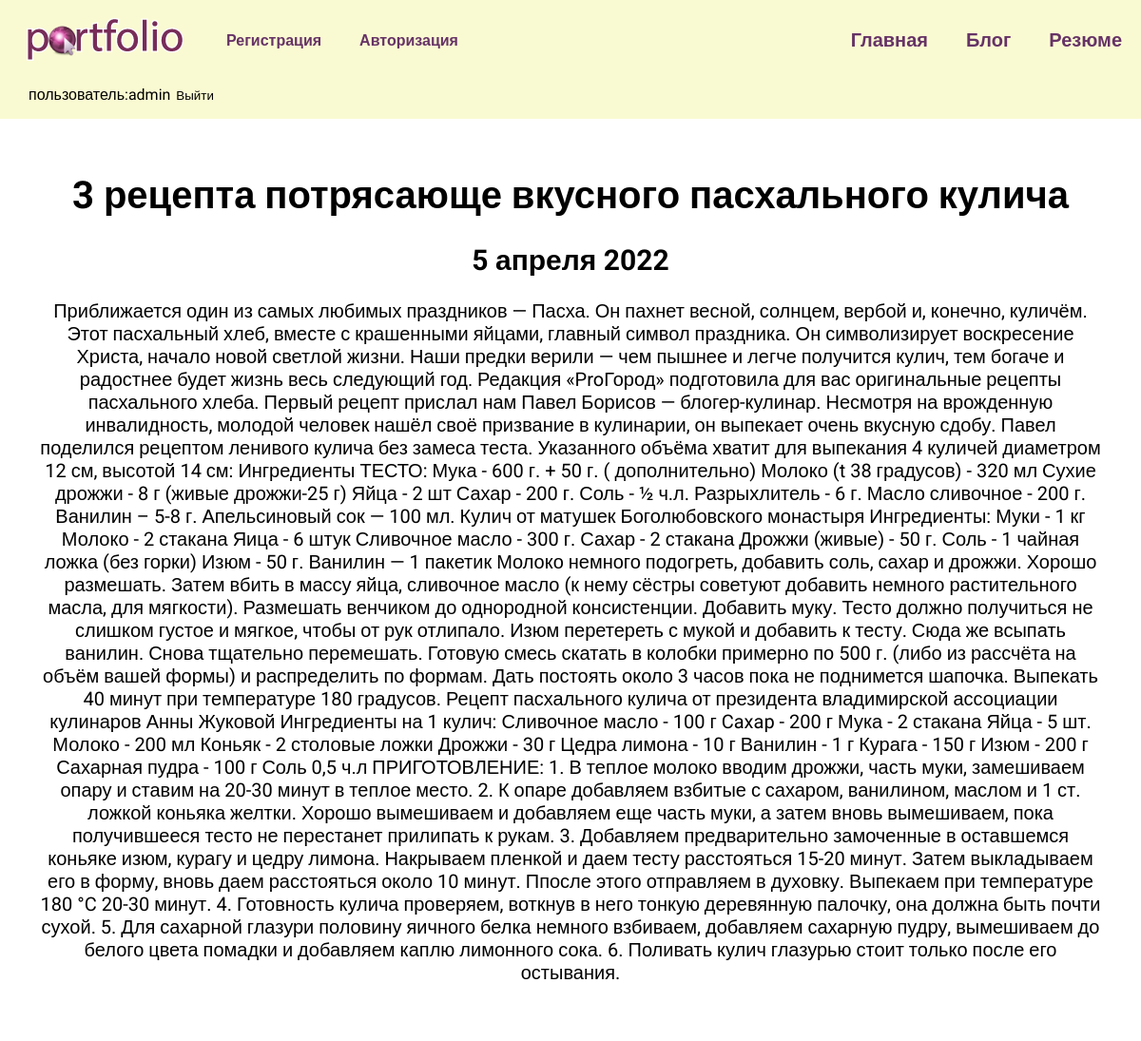
Page /bl/2 (signed in) on the committed database.
### bl/models.py (models this page shows, shortened)
class Bl(models.Model):
    title = models.CharField(max_length=200)
    description = models.TextField()
    date = models.DateField()

### bl/views.py (the view)
# urls.py: path('<int:blog_id>', views.detail, name='detail')
def detail(request, blog_id):
    blog = get_object_or_404(Bl, pk=blog_id)
    return render(request, 'bl/detail.html', {'blog': blog})

### bl/templates/bl/detail.html
{% extends 'CityVladimir/base.html' %}
{% block content %}
<div class="detail">
    <h1>{{blog.title}}</h1>
    <h2>{{blog.date|date:'j E Y'}}</h2>
    {{blog.description|safe}}
</div>
{% endblock %}

### CityVladimir/templates/CityVladimir/base.html (shortened to what this page needs)
<!DOCTYPE html>
{% load static %}
<html lang="en">
<head>
    <link rel="stylesheet" href="{% static 'css/style.css' %}">
</head>
<div class="menu">
    <div class="wrap">
        <div class="logo">
            <a href="{% url 'index'%}"><img src="{% static 'images/logo.png'%}" alt=""></a>
            <li><a href="{% url 'create_user' %}">Регистрация</a></li>
            <li><a href="{% url 'loginuser' %}">Авторизация</a></li>
        </div>
        <ul>
            <li><a href="{% url 'index' %}">Главная</a></li>
            <li><a href="{% url 'blog:bl' %}">Блог</a></li>
            <li><a href="{% static 'image/resume.pdf'%}" target="_blank">Резюме</a></li>
        </ul>
    </div>
    <div class="user">
        {% if user.is_authenticated %}
        <p>пользователь:{{user.username}}</p>
        <form action="{% url 'logoutuser' %}" method="post">
            <button class="but"> Выйти</button>
        </form>
        {% endif %}
    </div>
</div>
<body>
    <div class="content">
        <div class="wrap">
            {% block content %}
            {% endblock %}
        </div>
    </div>
</body>
</html>

### CityVladimir/static/css/style.css (style rules this page uses)
body { background-color: #ffffff; font-family: 'Roboto', sans-serif; padding: 0; margin: 0; }
.wrap { max-width: 1350px; margin: 0 auto; padding: 10px 20px 0 20px; box-sizing: border-box; }
.user { max-width: 1350px; margin: 0 auto; padding-left: 30px; margin-top: 0px; box-sizing: border-box; display: flex; align-items: center; }
.logo { display: flex; justify-content: center; align-items: center; }
.logo li { list-style: none; }
.content .wrap { text-align: center; font-size: 20px; }
.detail { background-color: white; padding: 20px 20px 60px 20px; }
.menu { margin: 0 auto; background-color: lightgoldenrodyellow; position: sticky; top: 0; }
.menu .wrap { display: flex; justify-content: space-between; flex-wrap: wrap; align-items: center; }
.menu a { text-decoration: none; font-weight: bold; color: #663366; }
.menu ul { list-style: none; display: flex; font-size: 20px; }
.menu li { margin-left: 40px; }
.user .but { border: none; background-color: transparent; cursor: pointer; }

### rows in the picture
Bl: title "3 рецепта потрясающе вкусного пасхального кулича", date "5 апреля 2022", description "Приближается один из самых любимых праздников — Пасха. Он пахнет весной, солнцем, вербой и, конечно, куличём. Этот пасхальный хлеб, вместе с крашенными яйцами, главный символ праздника. Он символизирует воскресение Христа, начало новой светлой жизни. Наши предки верили — чем пышнее и легче получится кулич, тем богаче и радостнее будет жизнь весь следующий год. Редакция «ProГород» подготовила для вас оригинальные рецепты пасхального хлеба. Первый рецепт прислал нам Павел Борисов — блогер-кулинар. Несмотря на врожденную инвалидность, молодой человек нашёл своё призвание в кулинарии, он выпекает очень вкусную сдобу. Павел поделился рецептом ленивого кулича без замеса теста. Указанного объёма…"

### other values in the picture
{{ user.username }} "admin"
